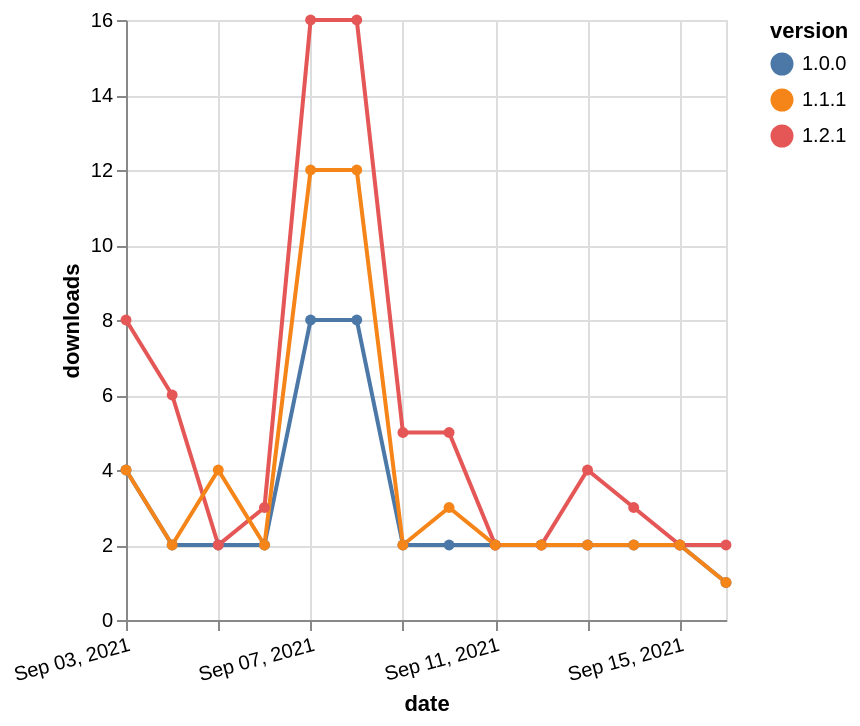

Write a Vega-Lite specification for this figure.
### Vega-Lite specification from a JSON file in a GitHub repository (floating-point values rounded to 4 significant figures)
{"$schema": "https://vega.github.io/schema/vega-lite/v5.json", "description": "A simple bar chart with embedded data.", "data": {"values": [{"date": "2021-09-03", "total": 3470, "delta": 4, "version": "1.0.0"}, {"date": "2021-09-04", "total": 3472, "delta": 2, "version": "1.0.0"}, {"date": "2021-09-05", "total": 3474, "delta": 2, "version": "1.0.0"}, {"date": "2021-09-06", "total": 3476, "delta": 2, "version": "1.0.0"}, {"date": "2021-09-07", "total": 3484, "delta": 8, "version": "1.0.0"}, {"date": "2021-09-08", "total": 3492, "delta": 8, "version": "1.0.0"}, {"date": "2021-09-09", "total": 3494, "delta": 2, "version": "1.0.0"}, {"date": "2021-09-10", "total": 3496, "delta": 2, "version": "1.0.0"}, {"date": "2021-09-11", "total": 3498, "delta": 2, "version": "1.0.0"}, {"date": "2021-09-12", "total": 3500, "delta": 2, "version": "1.0.0"}, {"date": "2021-09-13", "total": 3502, "delta": 2, "version": "1.0.0"}, {"date": "2021-09-14", "total": 3504, "delta": 2, "version": "1.0.0"}, {"date": "2021-09-15", "total": 3506, "delta": 2, "version": "1.0.0"}, {"date": "2021-09-16", "total": 3507, "delta": 1, "version": "1.0.0"}, {"date": "2021-09-03", "total": 2453, "delta": 8, "version": "1.2.1"}, {"date": "2021-09-04", "total": 2459, "delta": 6, "version": "1.2.1"}, {"date": "2021-09-05", "total": 2461, "delta": 2, "version": "1.2.1"}, {"date": "2021-09-06", "total": 2464, "delta": 3, "version": "1.2.1"}, {"date": "2021-09-07", "total": 2480, "delta": 16, "version": "1.2.1"}, {"date": "2021-09-08", "total": 2496, "delta": 16, "version": "1.2.1"}, {"date": "2021-09-09", "total": 2501, "delta": 5, "version": "1.2.1"}, {"date": "2021-09-10", "total": 2506, "delta": 5, "version": "1.2.1"}, {"date": "2021-09-11", "total": 2508, "delta": 2, "version": "1.2.1"}, {"date": "2021-09-12", "total": 2510, "delta": 2, "version": "1.2.1"}, {"date": "2021-09-13", "total": 2514, "delta": 4, "version": "1.2.1"}, {"date": "2021-09-14", "total": 2517, "delta": 3, "version": "1.2.1"}, {"date": "2021-09-15", "total": 2519, "delta": 2, "version": "1.2.1"}, {"date": "2021-09-16", "total": 2521, "delta": 2, "version": "1.2.1"}, {"date": "2021-09-03", "total": 2790, "delta": 4, "version": "1.1.1"}, {"date": "2021-09-04", "total": 2792, "delta": 2, "version": "1.1.1"}, {"date": "2021-09-05", "total": 2796, "delta": 4, "version": "1.1.1"}, {"date": "2021-09-06", "total": 2798, "delta": 2, "version": "1.1.1"}, {"date": "2021-09-07", "total": 2810, "delta": 12, "version": "1.1.1"}, {"date": "2021-09-08", "total": 2822, "delta": 12, "version": "1.1.1"}, {"date": "2021-09-09", "total": 2824, "delta": 2, "version": "1.1.1"}, {"date": "2021-09-10", "total": 2827, "delta": 3, "version": "1.1.1"}, {"date": "2021-09-11", "total": 2829, "delta": 2, "version": "1.1.1"}, {"date": "2021-09-12", "total": 2831, "delta": 2, "version": "1.1.1"}, {"date": "2021-09-13", "total": 2833, "delta": 2, "version": "1.1.1"}, {"date": "2021-09-14", "total": 2835, "delta": 2, "version": "1.1.1"}, {"date": "2021-09-15", "total": 2837, "delta": 2, "version": "1.1.1"}, {"date": "2021-09-16", "total": 2838, "delta": 1, "version": "1.1.1"}]}, "width": "container", "mark": {"type": "line", "point": {"filled": true}}, "encoding": {"x": {"field": "date", "type": "temporal", "timeUnit": "yearmonthdate", "title": "date", "axis": {"labelAngle": -15}}, "y": {"field": "delta", "type": "quantitative", "title": "downloads"}, "color": {"field": "version", "type": "nominal"}, "tooltip": {"field": "delta"}}}
